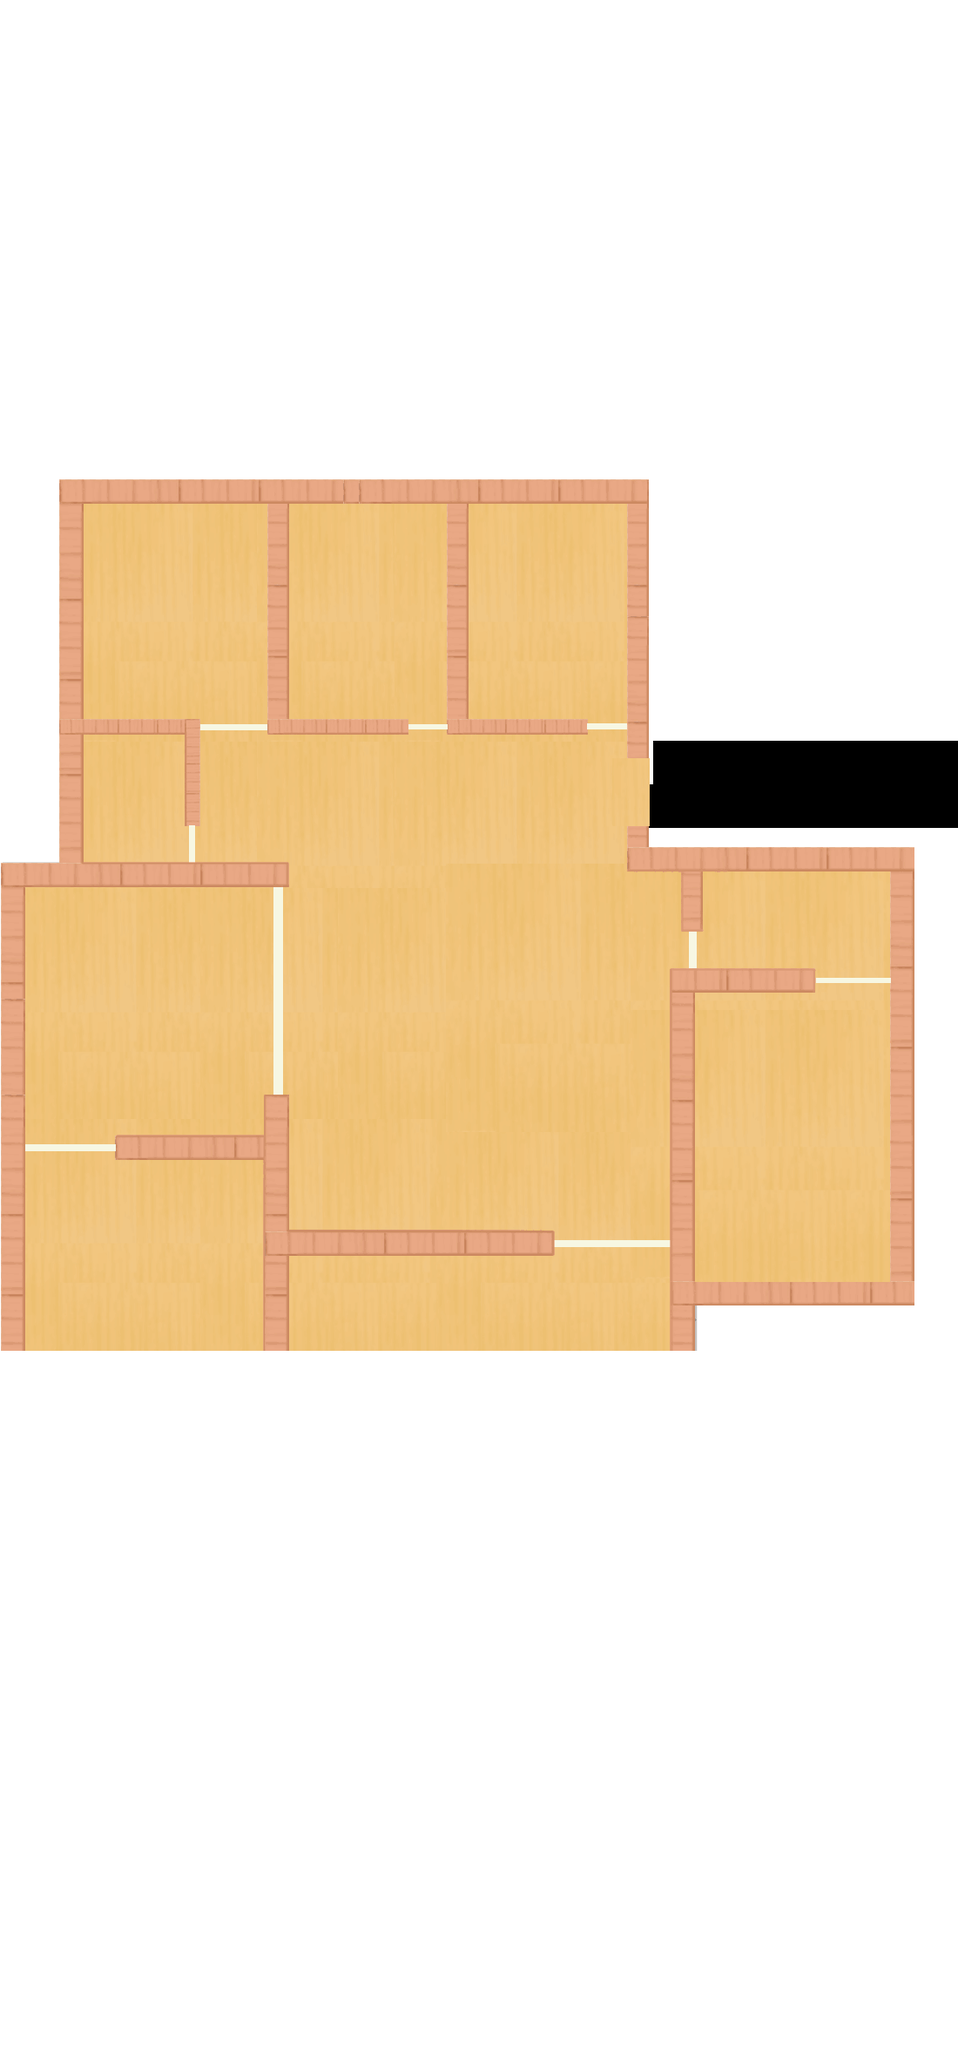

A 2D game scene composited from a Tiled map and its tileset images. What follows is a short description and the map's XML, with every tile layer's data as written:
An orthogonal 22x47 tile map with 50x50 px tiles, 2 tile layers (AStar, Map).

<map version="1.10" tiledversion="1.11.2" orientation="orthogonal" renderorder="right-down" width="22" height="47" tilewidth="50" tileheight="50" infinite="0" nextlayerid="3" nextobjectid="1">
 <tileset firstgid="1" source="map11.tsx" />
 <layer id="2" name="AStar" width="22" height="47">
  <data encoding="csv">
41,41,41,41,41,41,41,41,41,41,41,41,41,41,41,41,41,41,41,41,41,41,
41,41,41,41,41,41,41,41,41,41,41,41,41,41,41,41,41,41,41,41,41,41,
41,41,41,41,41,41,41,41,41,41,41,41,41,41,41,41,41,41,41,41,41,41,
41,41,41,41,41,41,41,41,41,41,41,41,41,41,41,41,41,41,41,41,41,41,
41,41,41,41,41,41,41,41,41,41,41,41,41,41,41,41,41,41,41,41,41,41,
41,41,41,41,41,41,41,41,41,41,41,41,41,41,41,41,41,41,41,41,41,41,
41,41,41,41,41,41,41,41,41,41,41,41,41,41,41,41,41,41,41,41,41,41,
41,41,41,41,41,41,41,41,41,41,41,41,41,41,41,41,41,41,41,41,41,41,
41,41,41,41,41,41,41,41,41,41,41,41,41,41,41,41,41,41,41,41,41,41,
41,41,41,41,41,41,41,41,41,41,41,41,41,41,41,41,41,41,41,41,41,41,
41,41,41,41,41,41,41,41,41,41,41,41,41,41,41,41,41,41,41,41,41,41,
41,41,41,41,41,41,41,41,41,41,41,41,41,41,41,41,41,41,41,41,41,41,
41,41,0,0,0,0,41,0,0,0,41,0,0,0,41,41,41,41,41,41,41,41,
41,41,0,0,0,0,41,0,0,0,41,0,0,0,41,41,41,41,41,41,41,41,
41,41,0,0,0,0,41,0,0,0,41,0,0,0,41,41,41,41,41,41,41,41,
41,41,0,0,0,0,41,0,0,0,41,0,0,0,41,41,41,41,41,41,41,41,
41,41,41,41,41,0,41,41,41,0,41,41,41,0,41,41,41,41,41,41,41,41,
41,41,0,0,41,0,0,0,0,0,0,0,0,0,41,0,0,0,0,0,0,0,
41,41,0,0,41,0,0,0,0,0,0,0,0,0,0,0,0,0,0,0,0,0,
41,41,0,0,0,0,0,0,0,0,0,0,0,0,41,41,41,41,41,41,41,41,
41,41,41,41,41,41,41,0,0,0,0,0,0,0,0,41,0,0,0,0,41,41,
41,0,0,0,0,0,0,0,0,0,0,0,0,0,0,0,0,0,0,0,41,41,
41,0,0,0,0,0,0,0,0,0,0,0,0,0,0,41,41,41,41,0,41,41,
41,0,0,0,0,0,0,0,0,0,0,0,0,0,0,41,0,0,0,0,41,41,
41,0,0,0,0,0,0,0,0,0,0,0,0,0,0,41,0,0,0,0,41,41,
41,0,0,0,0,0,41,0,0,0,0,0,0,0,0,41,0,0,0,0,41,41,
41,0,41,41,41,41,41,0,0,0,0,0,0,0,0,41,0,0,0,0,41,41,
41,0,0,0,0,0,41,0,0,0,0,0,0,0,0,41,0,0,0,0,41,41,
41,0,0,0,0,0,41,41,41,41,41,41,41,0,0,41,0,0,0,0,41,41,
41,0,0,0,0,0,41,0,0,0,0,0,0,0,0,41,41,41,41,41,41,41,
41,0,0,0,0,0,41,0,0,0,0,0,0,0,0,41,41,41,41,41,41,41,
41,41,41,41,41,41,41,41,41,41,41,41,41,41,41,41,41,41,41,41,41,41,
41,41,41,41,41,41,41,41,41,41,41,41,41,41,41,41,41,41,41,41,41,41,
41,41,41,41,41,41,41,41,41,41,41,41,41,41,41,41,41,41,41,41,41,41,
41,41,41,41,41,41,41,41,41,41,41,41,41,41,41,41,41,41,41,41,41,41,
41,41,41,41,41,41,41,41,41,41,41,41,41,41,41,41,41,41,41,41,41,41,
41,41,41,41,41,41,41,41,41,41,41,41,41,41,41,41,41,41,41,41,41,41,
41,41,41,41,41,41,41,41,41,41,41,41,41,41,41,41,41,41,41,41,41,41,
41,41,41,41,41,41,41,41,41,41,41,41,41,41,41,41,41,41,41,41,41,41,
41,41,41,41,41,41,41,41,41,41,41,41,41,41,41,41,41,41,41,41,41,41,
41,41,41,41,41,41,41,41,41,41,41,41,41,41,41,41,41,41,41,41,41,41,
41,41,41,41,41,41,41,41,41,41,41,41,41,41,41,41,41,41,41,41,41,41,
41,41,41,41,41,41,41,41,41,41,41,41,41,41,41,41,41,41,41,41,41,41,
41,41,41,41,41,41,41,41,41,41,41,41,41,41,41,41,41,41,41,41,41,41,
41,41,41,41,41,41,41,41,41,41,41,41,41,41,41,41,41,41,41,41,41,41,
41,41,41,41,41,41,41,41,41,41,41,41,41,41,41,41,41,41,41,41,41,41,
41,41,41,41,41,41,41,41,41,41,41,41,41,41,41,41,41,41,41,41,41,41
</data>
 </layer>
 <layer id="1" name="Map" width="22" height="47">
  <data encoding="csv">
0,0,0,0,0,0,0,0,0,0,0,0,0,0,0,0,0,0,0,0,0,0,
0,0,0,0,0,0,0,0,0,0,0,0,0,0,0,0,0,0,0,0,0,0,
0,0,0,0,0,0,0,0,0,0,0,0,0,0,0,0,0,0,0,0,0,0,
0,0,0,0,0,0,0,0,0,0,0,0,0,0,0,0,0,0,0,0,0,0,
0,0,0,0,0,0,0,0,0,0,0,0,0,0,0,0,0,0,0,0,0,0,
0,0,0,0,0,0,0,0,0,0,0,0,0,0,0,0,0,0,0,0,0,0,
0,0,0,0,0,0,0,0,0,0,0,0,0,0,0,0,0,0,0,0,0,0,
0,0,0,0,0,0,0,0,0,0,0,0,0,0,0,0,0,0,0,0,0,0,
0,0,0,0,0,0,0,0,0,0,0,0,0,0,0,0,0,0,0,0,0,0,
0,0,0,0,0,0,0,0,0,0,0,0,0,0,0,0,0,0,0,0,0,0,
0,0,0,0,0,0,0,0,0,0,0,0,0,0,0,0,0,0,0,0,0,0,
1,2,3,4,5,6,7,8,9,10,11,12,13,14,15,16,17,18,0,0,0,0,
22,23,24,25,26,27,28,29,30,31,32,33,34,35,36,37,38,39,0,0,0,0,
43,44,45,46,47,48,49,50,51,52,53,54,55,56,57,58,59,60,0,0,0,0,
64,65,66,67,68,69,70,71,72,73,74,75,76,77,78,79,80,81,0,0,0,0,
85,86,87,88,89,90,91,92,93,94,95,96,97,98,99,100,101,102,103,104,105,0,
106,107,108,109,110,111,112,113,114,115,116,117,118,119,120,121,122,123,124,125,126,0,
127,128,129,130,131,132,133,134,135,136,137,138,139,140,141,142,143,144,145,146,147,0,
148,149,150,151,152,153,154,155,156,157,158,159,160,161,162,163,164,165,166,167,168,0,
169,170,171,172,173,174,175,176,177,178,179,180,181,182,183,184,185,186,187,188,189,0,
190,191,192,193,194,195,196,197,198,199,200,201,202,203,204,205,206,207,208,209,210,0,
211,212,213,214,215,216,217,218,219,220,221,222,223,224,225,226,227,228,229,230,231,0,
232,233,234,235,236,237,238,239,240,241,242,243,244,245,246,247,248,249,250,251,252,0,
253,254,255,256,257,258,259,260,261,262,263,264,265,266,267,268,269,270,271,272,273,0,
274,275,276,277,278,279,280,281,282,283,284,285,286,287,288,289,290,291,292,293,294,0,
295,296,297,298,299,300,301,302,303,304,305,306,307,308,309,310,311,312,313,314,315,0,
316,317,318,319,320,321,322,323,324,325,326,327,328,329,330,331,332,333,334,335,336,0,
337,338,339,340,341,342,343,344,345,346,347,348,349,350,351,352,353,354,355,356,357,0,
358,359,360,361,362,363,364,365,366,367,368,369,370,371,372,373,374,375,376,377,378,0,
379,380,381,382,383,384,385,386,387,388,389,390,391,392,393,394,395,396,397,398,399,0,
400,401,402,403,404,405,406,407,408,409,410,411,412,413,414,415,416,417,418,419,420,0,
0,0,0,0,0,0,0,0,0,0,0,0,0,0,0,0,0,0,0,0,0,0,
0,0,0,0,0,0,0,0,0,0,0,0,0,0,0,0,0,0,0,0,0,0,
0,0,0,0,0,0,0,0,0,0,0,0,0,0,0,0,0,0,0,0,0,0,
0,0,0,0,0,0,0,0,0,0,0,0,0,0,0,0,0,0,0,0,0,0,
0,0,0,0,0,0,0,0,0,0,0,0,0,0,0,0,0,0,0,0,0,0,
0,0,0,0,0,0,0,0,0,0,0,0,0,0,0,0,0,0,0,0,0,0,
0,0,0,0,0,0,0,0,0,0,0,0,0,0,0,0,0,0,0,0,0,0,
0,0,0,0,0,0,0,0,0,0,0,0,0,0,0,0,0,0,0,0,0,0,
0,0,0,0,0,0,0,0,0,0,0,0,0,0,0,0,0,0,0,0,0,0,
0,0,0,0,0,0,0,0,0,0,0,0,0,0,0,0,0,0,0,0,0,0,
0,0,0,0,0,0,0,0,0,0,0,0,0,0,0,0,0,0,0,0,0,0,
0,0,0,0,0,0,0,0,0,0,0,0,0,0,0,0,0,0,0,0,0,0,
0,0,0,0,0,0,0,0,0,0,0,0,0,0,0,0,0,0,0,0,0,0,
0,0,0,0,0,0,0,0,0,0,0,0,0,0,0,0,0,0,0,0,0,0,
0,0,0,0,0,0,0,0,0,0,0,0,0,0,0,0,0,0,0,0,0,0,
0,0,0,0,0,0,0,0,0,0,0,0,0,0,0,0,0,0,0,0,0,0
</data>
 </layer>
</map>
